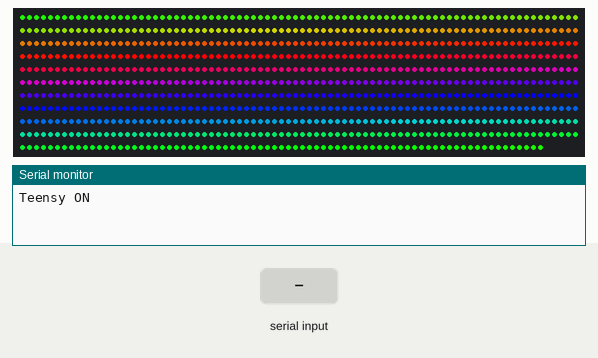
Simulated run of this sketch. Board: Arduino Uno, built for the host (arithmetic inside an expression is 32-bit, double 64-bit). Parts: 875 RGB LEDs in strip order, left to right, continuing on the next row, the last lines printed to the serial monitor. The inputs (shaded band) are chosen by the test bench.

Above: at 1.2 s.
1.3 s: "@\n" received over Serial
3.3 s: "#\n" received over Serial
4.9 s: "R\n" received over Serial
At 5.11 s:
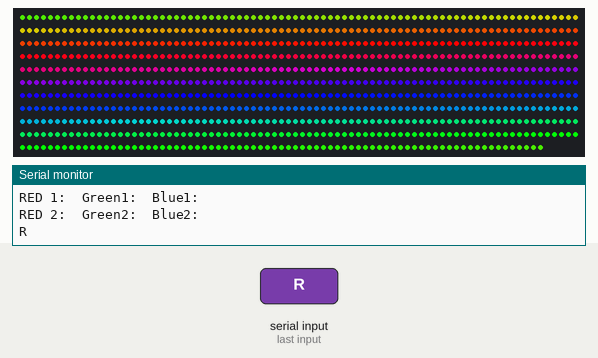
At 7.13 s:
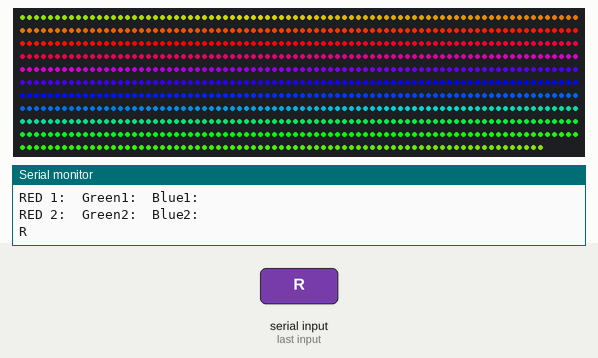

The sketch:

SerialAndFastLeds.ino
```cpp
#define FASTLED_ESP8266_NODEMCU_PIN_ORDER
#define FASTLED_ALLOW_INTERRUPTS 0
#include "FastLED.h"
#include <Arduino.h>
#include <Thread.h>
#include <ThreadController.h>

//THREADS
ThreadController controll = ThreadController();
Thread threadRead = Thread();
Thread threadLight = Thread();

//SETTING STRIPS
#define PIN 2
#define NUM_LEDS 875
#define PIN2 1
#define NUM_LEDS2 0
#define PIN3 5
#define NUM_LEDS3 0

//ACTIVE STRIPS
boolean isActiveStrip1 = true;
boolean isActiveStrip2 = true;
boolean isActiveStrip3 = true;

//CREATING STRIPS
CRGB strip1[NUM_LEDS];
CRGB strip2[NUM_LEDS2];
CRGB strip3[NUM_LEDS3];

//STRIP EVENT
int strip1Event;
int strip2Event;
int strip3Event;

//STRIP RGBS
int r1 = 0, g1 = 0, b1 = 0;
int r2 = 0, g2 = 0, b2 = 0;
int r3 = 0, g3 = 0, b3 = 0;

//STRIP COUNTERS
int strip1Count;
int strip2Count;
int strip3Count;
int strip1CountJ;
int strip2CountJ;
int strip3CountJ;

//VELOCITY
int Speed = 5;

void serialReadCall() {
  if (Serial.available() > 0) {
    String recivedDataStr = "";
    char recivedChar;
    while (Serial.available() > 0) {
      recivedChar = Serial.read();
      if (recivedChar != '\n') {
        // Concatena valores
        recivedDataStr.concat(recivedChar);
        delay(10);
      }
    }
    Serial.println(recivedDataStr);

    //LEITURA RGB #R255G255B255S0
    if (recivedDataStr.indexOf("#") >= 0) {
      String Red1 = "";
      String Green1 = "";
      String Blue1 = "";
      String Red2 = "";
      String Green2 = "";
      String Blue2 = "";
      String Red3 = "";
      String Green3 = "";
      String Blue3 = "";
      int indexR = recivedDataStr.indexOf("R");
      int indexG = recivedDataStr.indexOf("G");
      int indexB = recivedDataStr.indexOf("B");
      int indexS = recivedDataStr.indexOf("S");
      int indexSize = recivedDataStr.length();
      int str_len = recivedDataStr.length() + 1;
      char char_array[str_len];
      recivedDataStr.toCharArray(char_array, str_len);
      String idStrip = "";
      for (int cont = indexS + 1; cont < indexSize + 1; cont++) {
        idStrip.concat(char_array[cont]);
      }
      int idStri = idStrip.toInt();

      if (idStri == 0 ) {

        for (int cont = indexR + 1; cont < indexG; cont++) {
          Red1.concat(char_array[cont]);
        }
        for (int cont = indexG + 1; cont < indexB; cont++) {
          Green1.concat(char_array[cont]);
        }
        for (int cont = indexB + 1; cont < indexS; cont++) {
          Blue1.concat(char_array[cont]);
        }
        Serial.println("RED 1: " + Red1 + " Green1: " + Green1 + " Blue1: " + Blue1);
        Serial.println("RED 2: " + Red1 + " Green2: " + Green1 + " Blue2: " + Blue1);
        r1 = Red1.toInt();
        g1 = Green1.toInt();
        b1 = Blue1.toInt();
        r2 = Red1.toInt();
        g2 = Green1.toInt();
        b2 = Blue1.toInt();
        r3 = Red1.toInt();
        g3 = Green1.toInt();
        b3 = Blue1.toInt();
      }

      if (idStri == 1) {
        for (int cont = indexR + 1; cont < indexG; cont++) {
          Red1.concat(char_array[cont]);
        }
        for (int cont = indexG + 1; cont < indexB; cont++) {
          Green1.concat(char_array[cont]);
        }
        for (int cont = indexB + 1; cont < indexS; cont++) {
          Blue1.concat(char_array[cont]);
        }
        r1 = Red1.toInt();
        g1 = Green1.toInt();
        b1 = Blue1.toInt();
      }
      else if (idStri == 2) {


        for (int cont = indexR + 1; cont < indexG; cont++) {
          Red2.concat(char_array[cont]);
        }
        for (int cont = indexG + 1; cont < indexB; cont++) {
          Green2.concat(char_array[cont]);
        }
        for (int cont = indexB + 1; cont < indexS; cont++) {
          Blue2.concat(char_array[cont]);
        }

        r2 = Red2.toInt();
        g2 = Green2.toInt();
        b2 = Blue2.toInt();

      }
      else if (idStri == 3) {


        for (int cont = indexR + 1; cont < indexG; cont++) {
          Red3.concat(char_array[cont]);
        }
        for (int cont = indexG + 1; cont < indexB; cont++) {
          Green3.concat(char_array[cont]);
        }
        for (int cont = indexB + 1; cont < indexS; cont++) {
          Blue3.concat(char_array[cont]);
        }

        r3 = Red3.toInt();
        g3 = Green3.toInt();
        b3 = Blue3.toInt();

      }


    }//FIM DA LEITURA RGB

    //LEITURA DE EVENTO
    if (recivedDataStr.indexOf("@") >= 0) {
      int indexId = recivedDataStr.indexOf("@");
      int indexD = recivedDataStr.indexOf("D");
      int indexS = recivedDataStr.indexOf("S");
      int indexSize = recivedDataStr.length();
      int str_len = recivedDataStr.length() + 1;
      char char_array[str_len];
      recivedDataStr.toCharArray(char_array, str_len);
      String Speed = "";
      String idEvent = "";
      String idStrip = "";

      for (int cont = indexId + 1; cont < indexD; cont++) {
        idEvent.concat(char_array[cont]);

      }

      for (int cont = indexD + 1; cont < indexS; cont++) {
        Speed.concat(char_array[cont]);

      }

      for (int cont = indexS + 1; cont < indexSize; cont++) {
        idStrip.concat(char_array[cont]);

      }
      int ID = idEvent.toInt();

      int idStri = idStrip.toInt();


      if (idStri == 1) {
        strip1Event = ID;
        strip1Count = 0;
        strip1CountJ = 0;
      }
      else if (idStri == 2) {
        strip2Event = ID;
        strip2Count = 0;
        strip2CountJ = 0;
      }
      else if (idStri == 3) {
        strip3Event = ID;
        strip3Count = 0;
        strip3CountJ = 0;
      }
      else if (idStri == 0) {
        strip1Event = ID;
        strip2Event = ID;
        strip3Event = ID;

        strip1Count = 0;
        strip2Count = 0;
        strip3Count = 0;

        strip1CountJ = 0;
        strip2CountJ = 0;
        strip3CountJ = 0;
      }
    }
    //FIM EVENTO READ

  }

}

void lightCall() {

  //STRIP 1 EVENT
  if (isActiveStrip1)
    switch (strip1Event) {
      case 0: {
          simpleRainbow(0, 1);
        }

        break;
      case 1: {
          setAll(r1, g1, b1, 1);
        }

        break;
      case 2: {
          sincroRainbow(0);
        }

        break;
    }

  //STRIP 2 EVENT
  if (isActiveStrip2)
    switch (strip2Event) {
      case 0: {
          simpleRainbow(0, 2);
        }

        break;
      case 1: {
          setAll(r2, g2, b2, 2);
        }

        break;
      case 2: {

        }

        break;
    }

  //STRIP 3 EVENT
  if (isActiveStrip3)
    switch (strip3Event) {
      case 0: {
          simpleRainbow(0, 3);
        }

        break;
      case 1: {
          setAll(r3, g3, b3, 3);
        }

        break;
      case 2: {

        }

        break;
    }


}

//SETUP INFORMATIONS
void setup() {
  Serial.begin(115200);

  Serial.println("Teensy ON");
  Serial.println();

  //INITIALIZE ALL STRIPS
  FastLED.addLeds<WS2812B, PIN, GRB>(strip1, NUM_LEDS).setCorrection( TypicalLEDStrip );
  FastLED.addLeds<WS2812B, PIN2, GRB>(strip2, NUM_LEDS2).setCorrection( TypicalLEDStrip );
  FastLED.addLeds<WS2812B, PIN3, GRB>(strip3, NUM_LEDS3).setCorrection( TypicalLEDStrip );

  //Setup StartEvents
  strip1Event = 0;
  strip2Event = 2;
  strip3Event = 2;


  //ADDING THREADS
  threadRead.onRun(serialReadCall);
  threadRead.setInterval(1);

  threadLight.onRun(lightCall);
  threadLight.setInterval(2);

  controll.add(&threadRead);
  controll.add(&threadLight);

}

void loop() {
  controll.run();
}

//SHOW SPECIFC STRIP
void showStrip() {
  FastLED.show();

}

//SET A SPECIFC PIXEL INTO A SPECIFC STRIP
void setPixel(int Pixel, byte red, byte green, byte blue, int stripID) {

  if (stripID == 1) {
    strip1[Pixel].r = red;
    strip1[Pixel].g = green;
    strip1[Pixel].b = blue;
  }
  else if (stripID == 2) {
    strip2[Pixel].r = red;
    strip2[Pixel].g = green;
    strip2[Pixel].b = blue;
  }
  else if (stripID == 3) {
    strip3[Pixel].r = red;
    strip3[Pixel].g = green;
    strip3[Pixel].b = blue;
  }
}

//SET ALL PIXELS TO A SPECIFC STRIP
void setAll(byte red, byte green, byte blue, int stripID) {

  int numberLeds;
  if (stripID == 1) {
    numberLeds = NUM_LEDS;
  }
  else if (stripID == 2) {
    numberLeds = NUM_LEDS2;
  }
  else if (stripID == 3) {
    numberLeds = NUM_LEDS3;
  }
  for (int i = 0; i < numberLeds; i++ ) {
    setPixel(i, red, green, blue, stripID);
  }
  showStrip();
}

//LED EFFECTS ------------------------------------------------------------------------------------------------- x x x x x x x x x x x x ---------------------------------------------------------------------------------------------------------------

//WHEEL FOR RAINBOW
byte * Wheel(byte WheelPos) {
  static byte c[3];

  if (WheelPos < 85) {
    c[0] = WheelPos * 3;
    c[1] = 255 - WheelPos * 3;
    c[2] = 0;
  } else if (WheelPos < 170) {
    WheelPos -= 85;
    c[0] = 255 - WheelPos * 3;
    c[1] = 0;
    c[2] = WheelPos * 3;
  } else {
    WheelPos -= 170;
    c[0] = 0;
    c[1] = WheelPos * 3;
    c[2] = 255 - WheelPos * 3;
  }
  delay(0);
  return c;
}


void simpleRainbow(int SpeedDelay, int stripID) {
  byte *c;
  int contTempo;
  int numberLeds;
  int cont;

  if (stripID == 1) {
    contTempo = strip1Count;
    strip1Count++;
    numberLeds = NUM_LEDS;
    cont = strip1CountJ;
  }
  else if (stripID == 2) {
    contTempo = strip2Count;
    strip2Count++;
    numberLeds = NUM_LEDS2;
    cont = strip2CountJ;
  }
  else if (stripID == 3) {
    contTempo = strip3Count;
    strip3Count++;
    numberLeds = NUM_LEDS3;
    cont = strip3CountJ;
  }

  if (contTempo >= SpeedDelay) {
    for (int i = 0; i < numberLeds; i++) {
      c = Wheel(((i * 256 / numberLeds) + cont) & 255);
      setPixel(i, *c, *(c + 1), *(c + 2), stripID);
    }

    contTempo = 0;
    if (stripID == 1) {
      strip1Count = contTempo;
      strip1CountJ++;
    }
    else if (stripID == 2) {
      strip2Count = contTempo;
      strip2CountJ++;
    }
    else if (stripID == 3) {
      strip3Count = contTempo;
      strip3CountJ++;
    }
    showStrip();
  }


}

//SINCRO RAINBOW
void sincroRainbow(int SpeedDelay) {
  byte *c;
  int contTempo;
  int numberLeds;
  int cont;

  numberLeds = NUM_LEDS + NUM_LEDS2 + NUM_LEDS3;
  contTempo = strip1Count;
  strip1Count++;
  cont = strip1CountJ;
  if (contTempo >= SpeedDelay) {

    for (int i = 0; i <= numberLeds; i++) {
      c = Wheel(((i * 256 / numberLeds) + cont) & 255);
      if (i < NUM_LEDS) {
        setPixel(i, *c, *(c + 1), *(c + 2), 1);
      }
      else if (i >= NUM_LEDS && i <= (NUM_LEDS + NUM_LEDS2)) {
        setPixel(i - NUM_LEDS, *c, *(c + 1), *(c + 2), 2);
      }
      else if (i > NUM_LEDS2 && i <= numberLeds) {
        setPixel(NUM_LEDS3 - (i - (NUM_LEDS + NUM_LEDS2)), *c, *(c + 1), *(c + 2), 3);
      }
      delay(0);
    }

    contTempo = 0;

    strip1Count = contTempo;
    strip1CountJ++;

    showStrip();
  }
}
```
